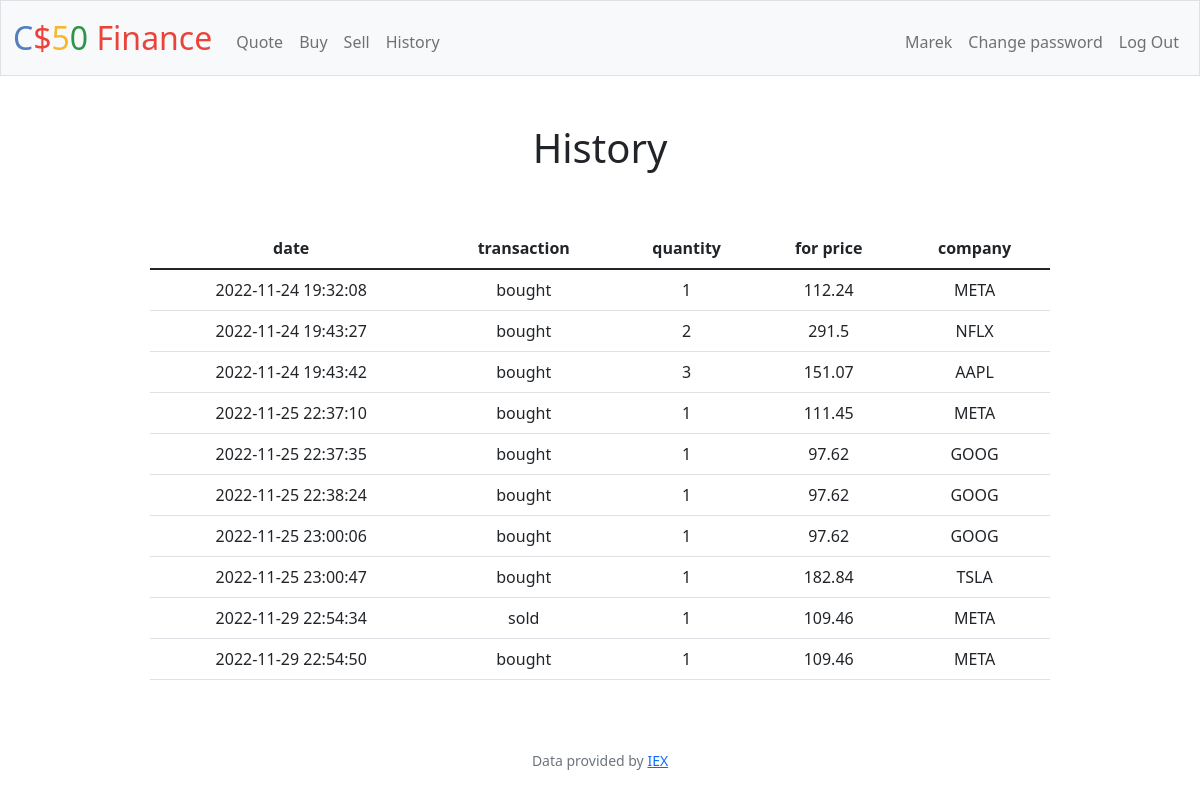
Screenshot of /history (signed in) with the database file from the repository.
### tables this page shows
CREATE TABLE purchases (
    when_did    TEXT NOT NULL,
    person_id   INTEGER NOT NULL,
    did_what    TEXT NOT NULL,
    how_many    INTEGER NOT NULL,
    for_price   NUMERIC NOT NULL,
    of_company     TEXT NOT NULL,
    PRIMARY KEY (when_did),
    FOREIGN KEY (person_id) REFERENCES users(id)
);

### app.py (the view)
@app.route("/history")
@login_required
def history():
    return render_template("history.html", history=read_history(id()))

### app.py (called while the page is built)
@app.after_request
def after_request(response):
    response.headers["Cache-Control"] = "no-cache, no-store, must-revalidate"
    response.headers["Expires"] = 0
    response.headers["Pragma"] = "no-cache"
    return response

### db.py (called while the page is built)
def read_history(id):
    return db.execute(
        "SELECT when_did, did_what, how_many, for_price, of_company FROM purchases WHERE person_id=? ORDER BY when_did ASC",
        id,
    )

### helpers.py (called while the page is built)
def login_required(f):
    @wraps(f)
    def decorated_function(*args, **kwargs):
        if session.get("user_id") is None:
            return redirect("/login")
        return f(*args, **kwargs)
    return decorated_function

def id():
    return session["user_id"]

### templates/history.html (shortened to what this page needs)
{% extends "layout.html" %}
{% block main %}
<h1>History</h1>
<div class="mt-5 justify-content-center" style="display:inline-block; width: 900px">
    <table class="table table-hover">
        <thead class="thead-dark">
            <tr>
                <th>date</th>
                <th>transaction</th>
                <th>quantity</th>
                <th>for price</th>
                <th>company</th>
            </tr>
        </thead>
        {% for row in history %}
        <tr>
            {% for value in row.values() %}
            <td>
                {{ value }}
            </td>
            {% endfor %}
        </tr>
        {% endfor %}
    </table>
</div>
{% endblock %}

### templates/layout.html (shortened to what this page needs)
<!DOCTYPE html>
<html lang="en">
<head>
    <link href="https://cdn.jsdelivr.net/npm/bootstrap@5.1.3/dist/css/bootstrap.min.css"
 rel="stylesheet">
    <link href="/static/styles.css" rel="stylesheet">
</head>
<body>
    <nav class="bg-light border navbar navbar-expand-md navbar-light">
        <div class="container-fluid">
            <a class="navbar-brand" href="/"><span class="blue">C</span><span class="red">$</span><span
                    class="yellow">5</span><span class="green">0</span> <span class="red">Finance</span></a>
            <div class="collapse navbar-collapse" id="navbar">
                {% if session["user_id"] %}
                <ul class="navbar-nav me-auto mt-2">
                    <li class="nav-item"><a class="nav-link" href="/quote">Quote</a></li>
                    <li class="nav-item"><a class="nav-link" href="/buy">Buy</a></li>
                    <li class="nav-item"><a class="nav-link" href="/sell">Sell</a></li>
                    <li class="nav-item"><a class="nav-link" href="/history">History</a></li>
                </ul>
                <ul class="navbar-nav ms-auto mt-2">
                    <li class="nav-item"><a class="nav-link">{{session["user_name"]}}</a></li>
                    <li class="nav-item"><a class="nav-link" href="/change_password">Change password</a></li>
                    <li class="nav-item"><a class="nav-link" href="/logout">Log Out</a></li>
                </ul>
                {% else %}
                <ul class="navbar-nav ms-auto mt-2">
                    <li class="nav-item"><a class="nav-link" href="/register">Register</a></li>
                    <li class="nav-item"><a class="nav-link" href="/login">Log In</a></li>
                </ul>
                {% endif %}
            </div>
        </div>
    </nav>
    <main class="container-fluid py-5 text-center">
        {% block main %}{% endblock %}
    </main>
    <footer class="mb-5 small text-center text-muted">
        Data provided by <a href="https://iexcloud.io/">IEX</a>
    </footer>
</body>
</html>

### static/styles.css (style rules this page uses)
nav .navbar-brand { font-size: xx-large; }
nav .navbar-brand .blue { color: #537fbe; }
nav .navbar-brand .red { color: #ea433b; }
nav .navbar-brand .yellow { color: #f5b82e; }
nav .navbar-brand .green { color: #2e944b; }

### rows the page displays
purchases: when_did "2022-11-24 19:32:08", did_what "bought", values "1", for_price "112.24", of_company "META"
purchases: when_did "2022-11-24 19:43:27", did_what "bought", values "2", for_price "291.5", of_company "NFLX"
purchases: when_did "2022-11-24 19:43:42", did_what "bought", values "3", for_price "151.07", of_company "AAPL"
purchases: when_did "2022-11-25 22:37:10", did_what "bought", values "1", for_price "111.45", of_company "META"
purchases: when_did "2022-11-25 22:37:35", did_what "bought", values "1", for_price "97.62", of_company "GOOG"
purchases: when_did "2022-11-25 22:38:24", did_what "bought", values "1", for_price "97.62", of_company "GOOG"
purchases: when_did "2022-11-25 23:00:06", did_what "bought", values "1", for_price "97.62", of_company "GOOG"
purchases: when_did "2022-11-25 23:00:47", did_what "bought", values "1", for_price "182.84", of_company "TSLA"
purchases: when_did "2022-11-29 22:54:34", did_what "sold", values "1", for_price "109.46", of_company "META"
purchases: when_did "2022-11-29 22:54:50", did_what "bought", values "1", for_price "109.46", of_company "META"

### other values shown
{{ session["user_name"] }} "Marek"
